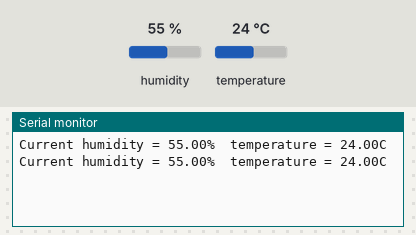
The sketch below on a simulated Arduino Uno, built with avr-gcc and run on an emulated ATmega328P. Parts: the last lines printed to the serial monitor. Inputs (shaded band) come from the test bench; at power-on: humidity 55 %, temperature 24 °C.

Above: at 5.8 s.
5.9 s: humidity set to 22 %
At 11.0 s:
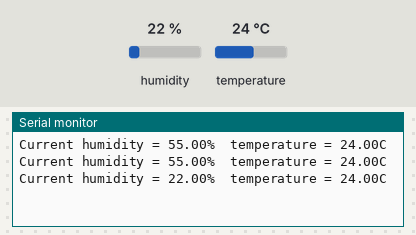
11.9 s: temperature set to 12 °C
At 15.7 s:
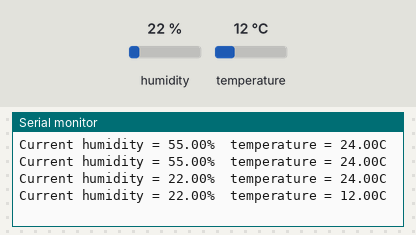
17.9 s: humidity set to 40 %
At 21.5 s:
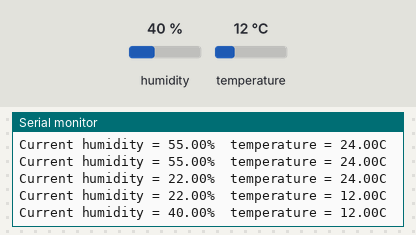
Timing chart, 0 to 23.0 s (numbered marks = the images above; inputs shaded):
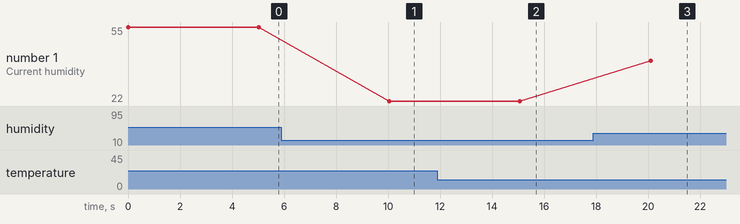

Measured:
- after the input at 5.9 s, the serial monitor: prints a new line after 4.1 s (image 1)
- after the input at 11.9 s, the serial monitor: prints a new line after 3.2 s (image 2)
- after the input at 17.9 s, the serial monitor: prints a new line after 2.2 s (image 3)
- plotted number 1: 55 → 22 after the input at 5.9 s, 22 → 40 after the input at 17.9 s

The sketch:

02DHT11-Serial-measurement.ino
```cpp
#include "DHT.h"
#define DHTPIN 4
#define DHTTYPE DHT11

DHT dht(DHTPIN, DHTTYPE);

void setup() {
  Serial.begin(9600);

  dht.begin();
}

void loop() {

  Serial.print("Current humidity = ");
  Serial.print(dht.readHumidity());
  Serial.print("%  ");
  Serial.print("temperature = ");
  Serial.print(dht.readTemperature());
  Serial.println("C  ");

  delay(5000);
}
```
